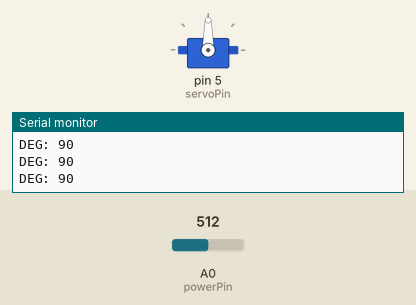
A sketch run on a simulated Arduino Uno, built with avr-gcc and run on an emulated ATmega328P. Shown: servo, the last lines printed to the serial monitor. The inputs (shaded band) are chosen by the test bench; at power-on: A0 (powerPin) = 512.

Above: at 1.2 s.
1.3 s: A0 (powerPin) set to 558
At 2.0 s:
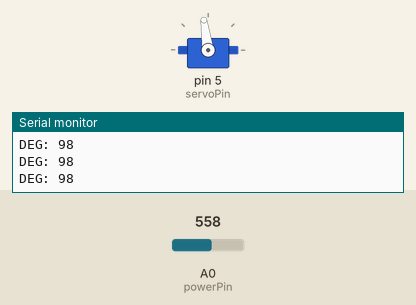
4.3 s: A0 (powerPin) set to 585
At 5.5 s:
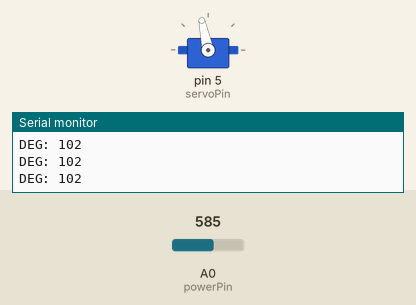
5.8 s: A0 (powerPin) set to 716
At 6.7 s:
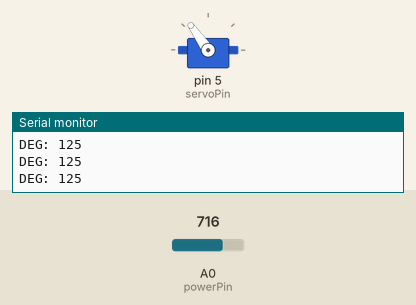
7.3 s: A0 (powerPin) set to 306
At 7.8 s:
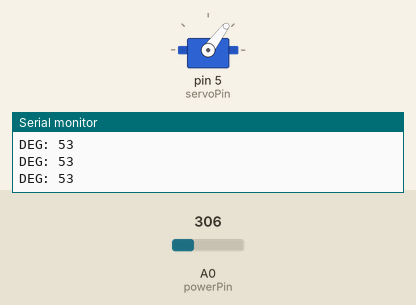
8.8 s: A0 (powerPin) set to 122
At 9.9 s:
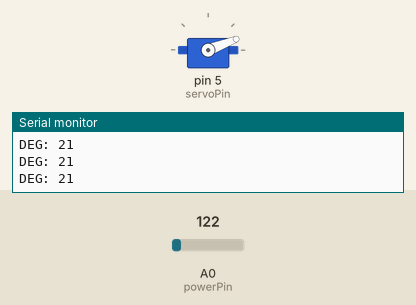
10.3 s: A0 (powerPin) set to 900
At 11.4 s:
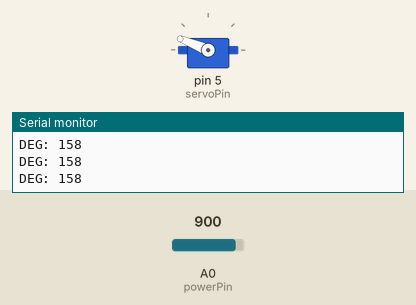
Timing chart, 0 to 12.8 s (numbered marks = the images above; inputs shaded):
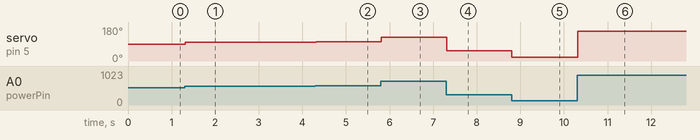

Measured:
- after the input at 1.3 s, servo on pin 5 (servoPin): 90° → 98° at once
- after the input at 4.3 s, servo on pin 5 (servoPin): 98° → 102° at once
- after the input at 5.8 s, servo on pin 5 (servoPin): 102° → 125° at once
- after the input at 7.3 s, servo on pin 5 (servoPin): 125° → 53° at once
- after the input at 8.8 s, servo on pin 5 (servoPin): 53° → 21° at once
- after the input at 10.3 s, servo on pin 5 (servoPin): 21° → 158° at once

The sketch:

4-6servoDegreeRead.ino
```cpp
/*
 Ex4. 4-6servoDegreeRead.ino
 D1 mini port output
WeMos D1 mini Pin Number  Arduino IDE Pin Number
A0     : POT
D0  16
D1  5 : servo
D2  4 : button
D3  0
D4  2 : Default LED
D5  14 : POT POWER OUT
D6  12 : motor
D7  13
D8  15
TX  1
RX  3
*/
//#include <ESP8266WiFi.h>

#include <Servo.h>
const int ledPin = 2;//BUILTIN_LED D4
const int servoPin = 5; //D1
const int powerPin = 14;//D5

int POS = 0;
int DEG = 0;
Servo servo_5;

void setup()
{
  pinMode(A0, INPUT);
  pinMode(servoPin, OUTPUT);
  pinMode(powerPin, OUTPUT);
  digitalWrite(powerPin, HIGH);

  servo_5.attach(servoPin);
  Serial.begin(9600);
}

void loop()
{
  POS = analogRead(A0);
  POS = map(POS, 0, 1023, 0, 180);
  servo_5.write(POS);
  DEG = servo_5.read();
  Serial.print("DEG: ");
  Serial.println(DEG);
  delay(15); // Wait for 15 millisecond(s)
}
```
